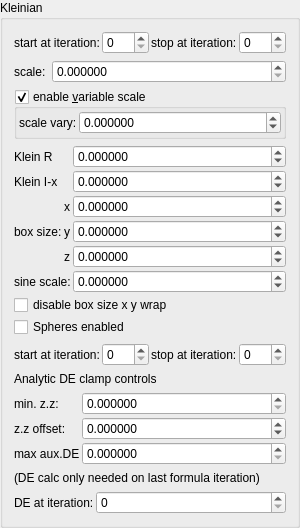
    <widget class="QGroupBox" name="groupBox_6">
     <property name="title">
      <string>Kleinian</string>
     </property>
     <layout class="QVBoxLayout" name="verticalLayout_11">
      <item>
       <layout class="QGridLayout" name="gridLayout_65">
        <property name="spacing">
         <number>2</number>
        </property>
        <item row="1" column="3">
         <widget class="MySpinBox" name="spinboxInt_transf_stop_iterations_F">
          <property name="sizePolicy">
           <sizepolicy hsizetype="Minimum" vsizetype="Maximum">
            <horstretch>0</horstretch>
            <verstretch>0</verstretch>
           </sizepolicy>
          </property>
          <property name="maximum">
           <number>999</number>
          </property>
         </widget>
        </item>
        <item row="1" column="1">
         <widget class="MySpinBox" name="spinboxInt_transf_start_iterations_F">
          <property name="sizePolicy">
           <sizepolicy hsizetype="Minimum" vsizetype="Maximum">
            <horstretch>0</horstretch>
            <verstretch>0</verstretch>
           </sizepolicy>
          </property>
          <property name="maximum">
           <number>999</number>
          </property>
         </widget>
        </item>
        <item row="1" column="0">
         <widget class="QLabel" name="label_254">
          <property name="text">
           <string>start at iteration:</string>
          </property>
         </widget>
        </item>
        <item row="1" column="2">
         <widget class="QLabel" name="label_255">
          <property name="text">
           <string>stop at iteration:</string>
          </property>
         </widget>
        </item>
       </layout>
      </item>
      <item>
       <layout class="QGridLayout" name="gridLayout_9" columnstretch="0,1">
        <item row="1" column="1">
         <widget class="MyDoubleSpinBox" name="spinbox_transf_scale_1">
          <property name="sizePolicy">
           <sizepolicy hsizetype="Minimum" vsizetype="Maximum">
            <horstretch>0</horstretch>
            <verstretch>0</verstretch>
           </sizepolicy>
          </property>
          <property name="prefix">
           <string/>
          </property>
          <property name="suffix">
           <string/>
          </property>
          <property name="decimals">
           <number>6</number>
          </property>
          <property name="minimum">
           <double>0.000000000000000</double>
          </property>
          <property name="maximum">
           <double>99.989999999999995</double>
          </property>
          <property name="singleStep">
           <double>0.100000000000000</double>
          </property>
         </widget>
        </item>
        <item row="1" column="0">
         <widget class="QLabel" name="label_24">
          <property name="text">
           <string>scale:</string>
          </property>
         </widget>
        </item>
       </layout>
      </item>
      <item>
       <widget class="MyGroupBox" name="groupCheck_transf_function_enabledK_false">
        <property name="title">
         <string>enable &amp;variable scale</string>
        </property>
        <property name="checkable">
         <bool>true</bool>
        </property>
        <layout class="QVBoxLayout" name="verticalLayout_16" stretch="0">
         <property name="spacing">
          <number>2</number>
         </property>
         <property name="leftMargin">
          <number>2</number>
         </property>
         <property name="topMargin">
          <number>2</number>
         </property>
         <property name="rightMargin">
          <number>2</number>
         </property>
         <property name="bottomMargin">
          <number>2</number>
         </property>
         <item>
          <layout class="QGridLayout" name="gridLayout_31" columnstretch="0,1">
           <property name="spacing">
            <number>2</number>
           </property>
           <item row="1" column="0">
            <widget class="QLabel" name="label_145">
             <property name="text">
              <string>scale vary:</string>
             </property>
            </widget>
           </item>
           <item row="1" column="1">
            <widget class="MyDoubleSpinBox" name="spinbox_transf_scale_vary_0">
             <property name="sizePolicy">
              <sizepolicy hsizetype="Minimum" vsizetype="Maximum">
               <horstretch>0</horstretch>
               <verstretch>0</verstretch>
              </sizepolicy>
             </property>
             <property name="prefix">
              <string/>
             </property>
             <property name="suffix">
              <string/>
             </property>
             <property name="decimals">
              <number>6</number>
             </property>
             <property name="minimum">
              <double>-99.989999999999995</double>
             </property>
             <property name="maximum">
              <double>99.989999999999995</double>
             </property>
             <property name="singleStep">
              <double>0.010000000000000</double>
             </property>
            </widget>
           </item>
          </layout>
         </item>
        </layout>
       </widget>
      </item>
      <item>
       <layout class="QGridLayout" name="gridLayout_35" columnstretch="0,0,1">
        <property name="spacing">
         <number>2</number>
        </property>
        <item row="0" column="2">
         <widget class="MyDoubleSpinBox" name="spinbox_transf_folding_value">
          <property name="sizePolicy">
           <sizepolicy hsizetype="Minimum" vsizetype="Maximum">
            <horstretch>0</horstretch>
            <verstretch>0</verstretch>
           </sizepolicy>
          </property>
          <property name="font">
           <font>
            <weight>50</weight>
            <bold>false</bold>
           </font>
          </property>
          <property name="prefix">
           <string/>
          </property>
          <property name="suffix">
           <string/>
          </property>
          <property name="decimals">
           <number>6</number>
          </property>
          <property name="minimum">
           <double>-99.989999999999995</double>
          </property>
          <property name="maximum">
           <double>99.989999999999995</double>
          </property>
          <property name="singleStep">
           <double>0.010000000000000</double>
          </property>
         </widget>
        </item>
        <item row="4" column="2">
         <widget class="MyDoubleSpinBox" name="spinbox3_transf_offset_111_z">
          <property name="sizePolicy">
           <sizepolicy hsizetype="Minimum" vsizetype="Maximum">
            <horstretch>0</horstretch>
            <verstretch>0</verstretch>
           </sizepolicy>
          </property>
          <property name="font">
           <font>
            <weight>50</weight>
            <bold>false</bold>
           </font>
          </property>
          <property name="prefix">
           <string/>
          </property>
          <property name="suffix">
           <string/>
          </property>
          <property name="decimals">
           <number>6</number>
          </property>
          <property name="minimum">
           <double>-99.989999999999995</double>
          </property>
          <property name="maximum">
           <double>99.989999999999995</double>
          </property>
          <property name="singleStep">
           <double>0.100000000000000</double>
          </property>
         </widget>
        </item>
        <item row="2" column="0" rowspan="3">
         <widget class="QLabel" name="label_272">
          <property name="text">
           <string>box size:</string>
          </property>
         </widget>
        </item>
        <item row="3" column="1">
         <widget class="QLabel" name="label_128">
          <property name="text">
           <string notr="true">y</string>
          </property>
         </widget>
        </item>
        <item row="3" column="2">
         <widget class="MyDoubleSpinBox" name="spinbox3_transf_offset_111_y">
          <property name="sizePolicy">
           <sizepolicy hsizetype="Minimum" vsizetype="Maximum">
            <horstretch>0</horstretch>
            <verstretch>0</verstretch>
           </sizepolicy>
          </property>
          <property name="font">
           <font>
            <weight>50</weight>
            <bold>false</bold>
           </font>
          </property>
          <property name="prefix">
           <string/>
          </property>
          <property name="suffix">
           <string/>
          </property>
          <property name="decimals">
           <number>6</number>
          </property>
          <property name="minimum">
           <double>-99.989999999999995</double>
          </property>
          <property name="maximum">
           <double>99.989999999999995</double>
          </property>
          <property name="singleStep">
           <double>0.100000000000000</double>
          </property>
         </widget>
        </item>
        <item row="2" column="1">
         <widget class="QLabel" name="label_130">
          <property name="text">
           <string notr="true">x</string>
          </property>
         </widget>
        </item>
        <item row="1" column="0">
         <widget class="QLabel" name="label_265">
          <property name="font">
           <font>
            <weight>50</weight>
            <bold>false</bold>
           </font>
          </property>
          <property name="text">
           <string>Klein I-x</string>
          </property>
         </widget>
        </item>
        <item row="1" column="2">
         <widget class="MyDoubleSpinBox" name="spinbox_transf_offset">
          <property name="sizePolicy">
           <sizepolicy hsizetype="Minimum" vsizetype="Maximum">
            <horstretch>0</horstretch>
            <verstretch>0</verstretch>
           </sizepolicy>
          </property>
          <property name="font">
           <font>
            <weight>50</weight>
            <bold>false</bold>
           </font>
          </property>
          <property name="prefix">
           <string/>
          </property>
          <property name="suffix">
           <string/>
          </property>
          <property name="decimals">
           <number>6</number>
          </property>
          <property name="minimum">
           <double>-99.989999999999995</double>
          </property>
          <property name="maximum">
           <double>99.989999999999995</double>
          </property>
          <property name="singleStep">
           <double>0.010000000000000</double>
          </property>
         </widget>
        </item>
        <item row="2" column="2">
         <widget class="MyDoubleSpinBox" name="spinbox3_transf_offset_111_x">
          <property name="sizePolicy">
           <sizepolicy hsizetype="Minimum" vsizetype="Maximum">
            <horstretch>0</horstretch>
            <verstretch>0</verstretch>
           </sizepolicy>
          </property>
          <property name="font">
           <font>
            <weight>50</weight>
            <bold>false</bold>
           </font>
          </property>
          <property name="prefix">
           <string/>
          </property>
          <property name="suffix">
           <string/>
          </property>
          <property name="decimals">
           <number>6</number>
          </property>
          <property name="minimum">
           <double>-99.989999999999995</double>
          </property>
          <property name="maximum">
           <double>99.989999999999995</double>
          </property>
          <property name="singleStep">
           <double>0.100000000000000</double>
          </property>
         </widget>
        </item>
        <item row="4" column="1">
         <widget class="QLabel" name="label_129">
          <property name="text">
           <string notr="true">z</string>
          </property>
         </widget>
        </item>
        <item row="0" column="0">
         <widget class="QLabel" name="label_257">
          <property name="font">
           <font>
            <weight>50</weight>
            <bold>false</bold>
           </font>
          </property>
          <property name="text">
           <string>Klein R</string>
          </property>
         </widget>
        </item>
        <item row="7" column="0" colspan="3">
         <widget class="MyCheckBox" name="checkBox_transf_spheres_enabled">
          <property name="text">
           <string>Spheres enabled</string>
          </property>
         </widget>
        </item>
        <item row="6" column="0" colspan="3">
         <widget class="MyCheckBox" name="checkBox_transf_function_enabledX_false">
          <property name="text">
           <string notr="true">disable box size x y wrap</string>
          </property>
         </widget>
        </item>
        <item row="5" column="2">
         <widget class="MyDoubleSpinBox" name="spinbox_transf_offset_02">
          <property name="sizePolicy">
           <sizepolicy hsizetype="Minimum" vsizetype="Maximum">
            <horstretch>0</horstretch>
            <verstretch>0</verstretch>
           </sizepolicy>
          </property>
          <property name="font">
           <font>
            <weight>50</weight>
            <bold>false</bold>
           </font>
          </property>
          <property name="prefix">
           <string/>
          </property>
          <property name="suffix">
           <string/>
          </property>
          <property name="decimals">
           <number>6</number>
          </property>
          <property name="minimum">
           <double>-99.989999999999995</double>
          </property>
          <property name="maximum">
           <double>99.989999999999995</double>
          </property>
          <property name="singleStep">
           <double>0.010000000000000</double>
          </property>
         </widget>
        </item>
        <item row="5" column="0" colspan="2">
         <widget class="QLabel" name="label_26">
          <property name="text">
           <string>sine scale:</string>
          </property>
         </widget>
        </item>
       </layout>
      </item>
      <item>
       <layout class="QGridLayout" name="gridLayout_73">
        <property name="spacing">
         <number>2</number>
        </property>
        <item row="1" column="2">
         <widget class="MySpinBox" name="spinboxInt_transf_start_iterations_A">
          <property name="sizePolicy">
           <sizepolicy hsizetype="Minimum" vsizetype="Maximum">
            <horstretch>0</horstretch>
            <verstretch>0</verstretch>
           </sizepolicy>
          </property>
          <property name="maximum">
           <number>999</number>
          </property>
         </widget>
        </item>
        <item row="1" column="1">
         <widget class="QLabel" name="label_270">
          <property name="text">
           <string>start at iteration:</string>
          </property>
         </widget>
        </item>
        <item row="1" column="4">
         <widget class="MySpinBox" name="spinboxInt_transf_stop_iterations_A">
          <property name="sizePolicy">
           <sizepolicy hsizetype="Minimum" vsizetype="Maximum">
            <horstretch>0</horstretch>
            <verstretch>0</verstretch>
           </sizepolicy>
          </property>
          <property name="maximum">
           <number>999</number>
          </property>
         </widget>
        </item>
        <item row="1" column="3">
         <widget class="QLabel" name="label_283">
          <property name="text">
           <string>stop at iteration:</string>
          </property>
         </widget>
        </item>
       </layout>
      </item>
      <item>
       <widget class="QLabel" name="label_271">
        <property name="font">
         <font>
          <weight>50</weight>
          <bold>false</bold>
         </font>
        </property>
        <property name="text">
         <string>Analytic DE clamp controls</string>
        </property>
       </widget>
      </item>
      <item>
       <layout class="QGridLayout" name="gridLayout_83" columnstretch="0,1">
        <property name="spacing">
         <number>2</number>
        </property>
        <item row="2" column="1">
         <widget class="MyDoubleSpinBox" name="spinbox_analyticDE_tweak_005">
          <property name="sizePolicy">
           <sizepolicy hsizetype="Minimum" vsizetype="Maximum">
            <horstretch>0</horstretch>
            <verstretch>0</verstretch>
           </sizepolicy>
          </property>
          <property name="toolTip">
           <string>&lt;html&gt;&lt;head/&gt;&lt;body&gt;&lt;p&gt;Clamps are only variable in slot#1,&lt;/p&gt;&lt;p&gt;in other slots they are set to default&lt;/p&gt;&lt;/body&gt;&lt;/html&gt;</string>
          </property>
          <property name="prefix">
           <string/>
          </property>
          <property name="suffix">
           <string/>
          </property>
          <property name="decimals">
           <number>6</number>
          </property>
          <property name="minimum">
           <double>0.000000000000000</double>
          </property>
          <property name="maximum">
           <double>99.989999999999995</double>
          </property>
          <property name="singleStep">
           <double>0.100000000000000</double>
          </property>
         </widget>
        </item>
        <item row="4" column="1">
         <widget class="MyDoubleSpinBox" name="spinbox_analyticDE_offset_1">
          <property name="sizePolicy">
           <sizepolicy hsizetype="Minimum" vsizetype="Maximum">
            <horstretch>0</horstretch>
            <verstretch>0</verstretch>
           </sizepolicy>
          </property>
          <property name="toolTip">
           <string>&lt;html&gt;&lt;head/&gt;&lt;body&gt;&lt;p&gt;Clamps are only variable in slot#1,&lt;/p&gt;&lt;p&gt;in other slots they are set to default&lt;/p&gt;&lt;/body&gt;&lt;/html&gt;</string>
          </property>
          <property name="prefix">
           <string/>
          </property>
          <property name="suffix">
           <string/>
          </property>
          <property name="decimals">
           <number>6</number>
          </property>
          <property name="minimum">
           <double>0.000000000000000</double>
          </property>
          <property name="maximum">
           <double>99.989999999999995</double>
          </property>
          <property name="singleStep">
           <double>0.100000000000000</double>
          </property>
         </widget>
        </item>
        <item row="2" column="0">
         <widget class="QLabel" name="label_256">
          <property name="text">
           <string>min. z.z:</string>
          </property>
         </widget>
        </item>
        <item row="4" column="0">
         <widget class="QLabel" name="label_258">
          <property name="text">
           <string>max aux.DE</string>
          </property>
         </widget>
        </item>
        <item row="3" column="0">
         <widget class="QLabel" name="label_269">
          <property name="text">
           <string>z.z offset:</string>
          </property>
         </widget>
        </item>
        <item row="3" column="1">
         <widget class="MyDoubleSpinBox" name="spinbox_analyticDE_offset_0">
          <property name="sizePolicy">
           <sizepolicy hsizetype="Minimum" vsizetype="Maximum">
            <horstretch>0</horstretch>
            <verstretch>0</verstretch>
           </sizepolicy>
          </property>
          <property name="toolTip">
           <string>&lt;html&gt;&lt;head/&gt;&lt;body&gt;&lt;p&gt;Clamps are only variable in slot#1,&lt;/p&gt;&lt;p&gt;in other slots they are set to default&lt;/p&gt;&lt;/body&gt;&lt;/html&gt;</string>
          </property>
          <property name="prefix">
           <string/>
          </property>
          <property name="suffix">
           <string/>
          </property>
          <property name="decimals">
           <number>6</number>
          </property>
          <property name="minimum">
           <double>-99.989999999999995</double>
          </property>
          <property name="maximum">
           <double>99.989999999999995</double>
          </property>
          <property name="singleStep">
           <double>0.100000000000000</double>
          </property>
          <property name="value">
           <double>0.000000000000000</double>
          </property>
         </widget>
        </item>
       </layout>
      </item>
      <item>
       <widget class="QLabel" name="label_281">
        <property name="font">
         <font>
          <weight>50</weight>
          <bold>false</bold>
         </font>
        </property>
        <property name="text">
         <string>(DE calc only needed on last formula iteration)</string>
        </property>
       </widget>
      </item>
      <item>
       <layout class="QGridLayout" name="gridLayout_64" columnstretch="0,0,1">
        <property name="spacing">
         <number>2</number>
        </property>
        <item row="1" column="1">
         <widget class="QLabel" name="label_250">
          <property name="text">
           <string>DE at iteration:</string>
          </property>
         </widget>
        </item>
        <item row="1" column="2">
         <widget class="MySpinBox" name="spinboxInt_transf_start_iterations_G">
          <property name="sizePolicy">
           <sizepolicy hsizetype="Minimum" vsizetype="Maximum">
            <horstretch>0</horstretch>
            <verstretch>0</verstretch>
           </sizepolicy>
          </property>
          <property name="maximum">
           <number>999</number>
          </property>
         </widget>
        </item>
       </layout>
      </item>
     </layout>
    </widget>
